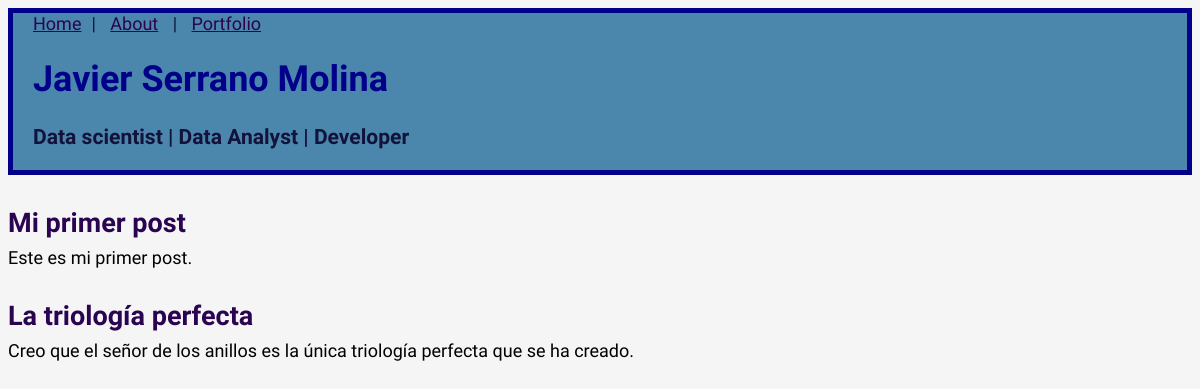
Page /blog/ on the earlier database version.
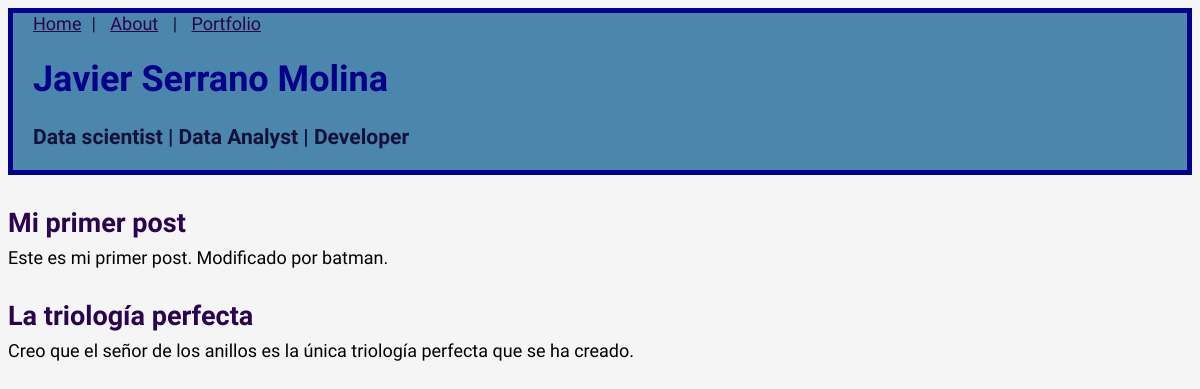
Same page on the later database version.
### blog/models.py (models this page shows, shortened)
class Post(models.Model):
    title = models.CharField(max_length=200)
    author = models.ForeignKey(
        "auth.User",
        on_delete=models.CASCADE,
    )
    body = models.TextField()

### blog/views.py (the view)
# urls.py: path("", BlogListView.as_view(), name="portfolio"),
class BlogListView(ListView):
    model = Post
    template_name = "blog.html"

### templates/blog.html
{% extends "base.html" %}
{% block content %}
{% for post in post_list %}
<div class="post-entry">
    <h2><a href="{% url 'post_detail' post.pk %}">{{ post.title }}</a></h2>
    {% autoescape off %}
    {{ post.body|truncatewords:20|safe }}
    {% endautoescape %}
</div>
{% endfor %}
{% endblock content %}

Differences in the rows shown:
changed Post "Mi primer post": body "Este es mi primer post." → "Este es mi primer post. Modificado por batman."
